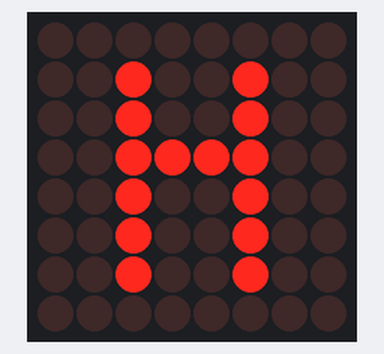
The sketch below on a simulated Arduino Uno, built with avr-gcc and run on an emulated ATmega328P. Shown: 8×8 LED matrix.

Above: at 0.1 s.
At 0.6 s:
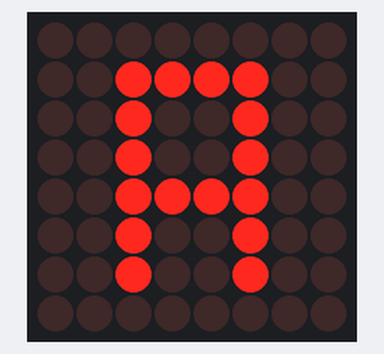
At 1.1 s:
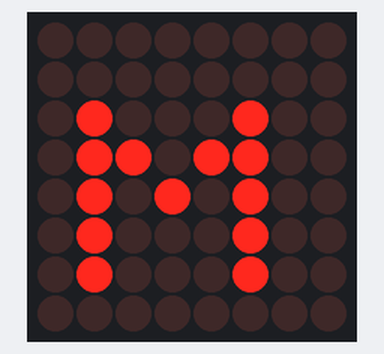
At 1.6 s:
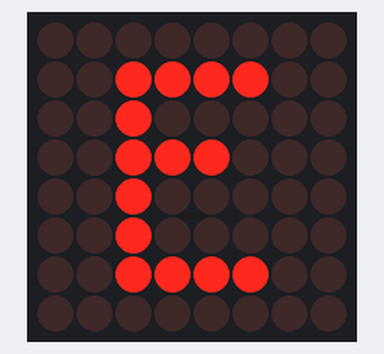
At 2.1 s:
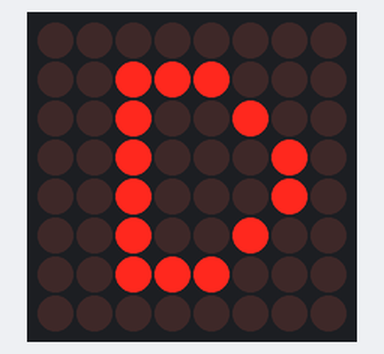
At 2.6 s:
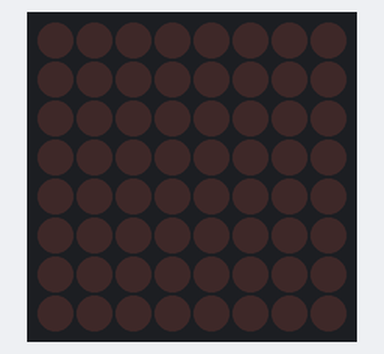

Measured:
- by itself, everything shown: repeats every 3.0 s, in 6 steps
- what the display in image 1 shows lasts 0.5 s, from 0.5 s to 1.0 s

The sketch:

MAX7219.ino
```cpp
//www.elegoo.com
//2016.12.9

//We always have to include the library
#include "LedControl.h"

/*
 Now we need a LedControl to work with.
 ***** These pin numbers will probably not work with your hardware *****
 pin 12 is connected to the DataIn
 pin 11 is connected to LOAD(CS)
 pin 10 is connected to the CLK
 We have only a single MAX72XX.
 */
LedControl lc=LedControl(12,10,11,1);

/* image switching time */
unsigned long delaytime1=500;
unsigned long delaytime2=50;
void setup() {
  /*
   The MAX72XX is in power-saving mode on startup,
   we have to do a wakeup call
   */
  lc.shutdown(0,false);
  /* Set the brightness to a medium values */
  lc.setIntensity(0,8);
  /* and clear the display */
  lc.clearDisplay(0);
}

/*
 This method will display the characters for the
 word "Arduino" one after the other on the matrix.
 (you need at least 5x7 leds to see the whole chars)
 */
void writeArduinoOnMatrix() {
  /* here is the data for the characters */
byte ALL[] = {B11111111,B11111111,B11111111,B11111111,B11111111,B11111111,B11111111,B11111111};
byte EX[] = {B00000000,B00010000,B00010000,B00010000,B00010000,B00000000,B00010000,B00000000};
byte A[] = {B00000000,B00111100,B00100100,B00100100,B00111100,B00100100,B00100100,B00000000};
byte B[] = {B01111000,B01001000,B01001000,B01110000,B01001000,B01000100,B01000100,B01111100};
byte C[] = {B00000000,B00011110,B00100000,B01000000,B01000000,B01000000,B00100000,B00011110};
byte D[] = {B00000000,B00111000,B00100100,B00100010,B00100010,B00100100,B00111000,B00000000};
byte E[] = {B00000000,B00111100,B00100000,B00111000,B00100000,B00100000,B00111100,B00000000};
byte F[] = {B00000000,B00111100,B00100000,B00111000,B00100000,B00100000,B00100000,B00000000};
byte G[] = {B00000000,B00111110,B00100000,B00100000,B00101110,B00100010,B00111110,B00000000};
byte H[] = {B00000000,B00100100,B00100100,B00111100,B00100100,B00100100,B00100100,B00000000};
byte I[] = {B00000000,B00111000,B00010000,B00010000,B00010000,B00010000,B00111000,B00000000};
byte J[] = {B00000000,B00011100,B00001000,B00001000,B00001000,B00101000,B00111000,B00000000};
byte K[] = {B00000000,B00100100,B00101000,B00110000,B00101000,B00100100,B00100100,B00000000};
byte L[] = {B00000000,B00100000,B00100000,B00100000,B00100000,B00100000,B00111100,B00000000};
byte M[] = {B00000000,B00000000,B01000100,B01101100,B01010100,B01000100,B01000100,B00000000};
byte N[] = {B00000000,B00100010,B00110010,B00101010,B00100110,B00100010,B00000000,B00000000};
byte O[] = {B00000000,B00111100,B01000010,B01000010,B01000010,B01000010,B00111100,B00000000};
byte P[] = {B00000000,B00111000,B00100100,B00100100,B00111000,B00100000,B00100000,B00000000};
byte Q[] = {B00000000,B00111100,B01000010,B01000010,B01000010,B01000110,B00111110,B00000001};
byte R[] = {B00000000,B00111000,B00100100,B00100100,B00111000,B00100100,B00100100,B00000000};
byte S[] = {B00000000,B00111100,B00100000,B00111100,B00000100,B00000100,B00111100,B00000000};
byte T[] = {B00000000,B01111100,B00010000,B00010000,B00010000,B00010000,B00010000,B00000000};
byte U[] = {B00000000,B01000010,B01000010,B01000010,B01000010,B00100100,B00011000,B00000000};
byte V[] = {B00000000,B00100010,B00100010,B00100010,B00010100,B00010100,B00001000,B00000000};
byte W[] = {B00000000,B10000010,B10010010,B01010100,B01010100,B00101000,B00000000,B00000000};
byte X[] = {B00000000,B01000010,B00100100,B00011000,B00011000,B00100100,B01000010,B00000000};
byte Y[] = {B00000000,B01000100,B00101000,B00010000,B00010000,B00010000,B00010000,B00000000};
byte Z[] = {B00000000,B00111100,B00000100,B00001000,B00010000,B00100000,B00111100,B00000000};


  /* now display them one by one with a small delay */
  lc.setRow(0,0,H[0]);
  lc.setRow(0,1,H[1]);
  lc.setRow(0,2,H[2]);
  lc.setRow(0,3,H[3]);
  lc.setRow(0,4,H[4]);
  lc.setRow(0,5,H[5]);
  lc.setRow(0,6,H[6]);
  lc.setRow(0,7,H[7]);
  delay(delaytime1);
  lc.setRow(0,0,A[0]);
  lc.setRow(0,1,A[1]);
  lc.setRow(0,2,A[2]);
  lc.setRow(0,3,A[3]);
  lc.setRow(0,4,A[4]);
  lc.setRow(0,5,A[5]);
  lc.setRow(0,6,A[6]);
  lc.setRow(0,7,A[7]);
  delay(delaytime1);
  lc.setRow(0,0,M[0]);
  lc.setRow(0,1,M[1]);
  lc.setRow(0,2,M[2]);
  lc.setRow(0,3,M[3]);
  lc.setRow(0,4,M[4]);
  lc.setRow(0,5,M[5]);
  lc.setRow(0,6,M[6]);
  lc.setRow(0,7,M[7]);
  delay(delaytime1);
  lc.setRow(0,0,E[0]);
  lc.setRow(0,1,E[1]);
  lc.setRow(0,2,E[2]);
  lc.setRow(0,3,E[3]);
  lc.setRow(0,4,E[4]);
  lc.setRow(0,5,E[5]);
  lc.setRow(0,6,E[6]);
  lc.setRow(0,7,E[7]);
  delay(delaytime1);
  lc.setRow(0,0,D[0]);
  lc.setRow(0,1,D[1]);
  lc.setRow(0,2,D[2]);
  lc.setRow(0,3,D[3]);
  lc.setRow(0,4,D[4]);
  lc.setRow(0,5,D[5]);
  lc.setRow(0,6,D[6]);
  lc.setRow(0,7,D[7]);
  delay(delaytime1);
  lc.setRow(0,0,0);
  lc.setRow(0,1,0);
  lc.setRow(0,2,0);
  lc.setRow(0,3,0);
  lc.setRow(0,4,0);
  lc.setRow(0,5,0);
  lc.setRow(0,6,0);
  lc.setRow(0,7,0);
  delay(delaytime1);
}

void loop() {
  writeArduinoOnMatrix();
}
```
